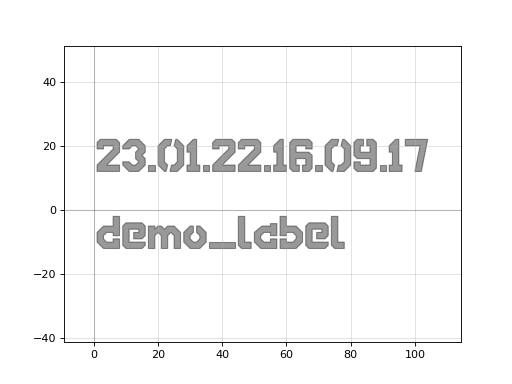

Source code (Python):
import gdsfactory as gf

c = gf.components.version_stamp(labels=['demo_label'], with_qr_code=False, layer='WG', pixel_size=1, text_size=10)
c.plot()
